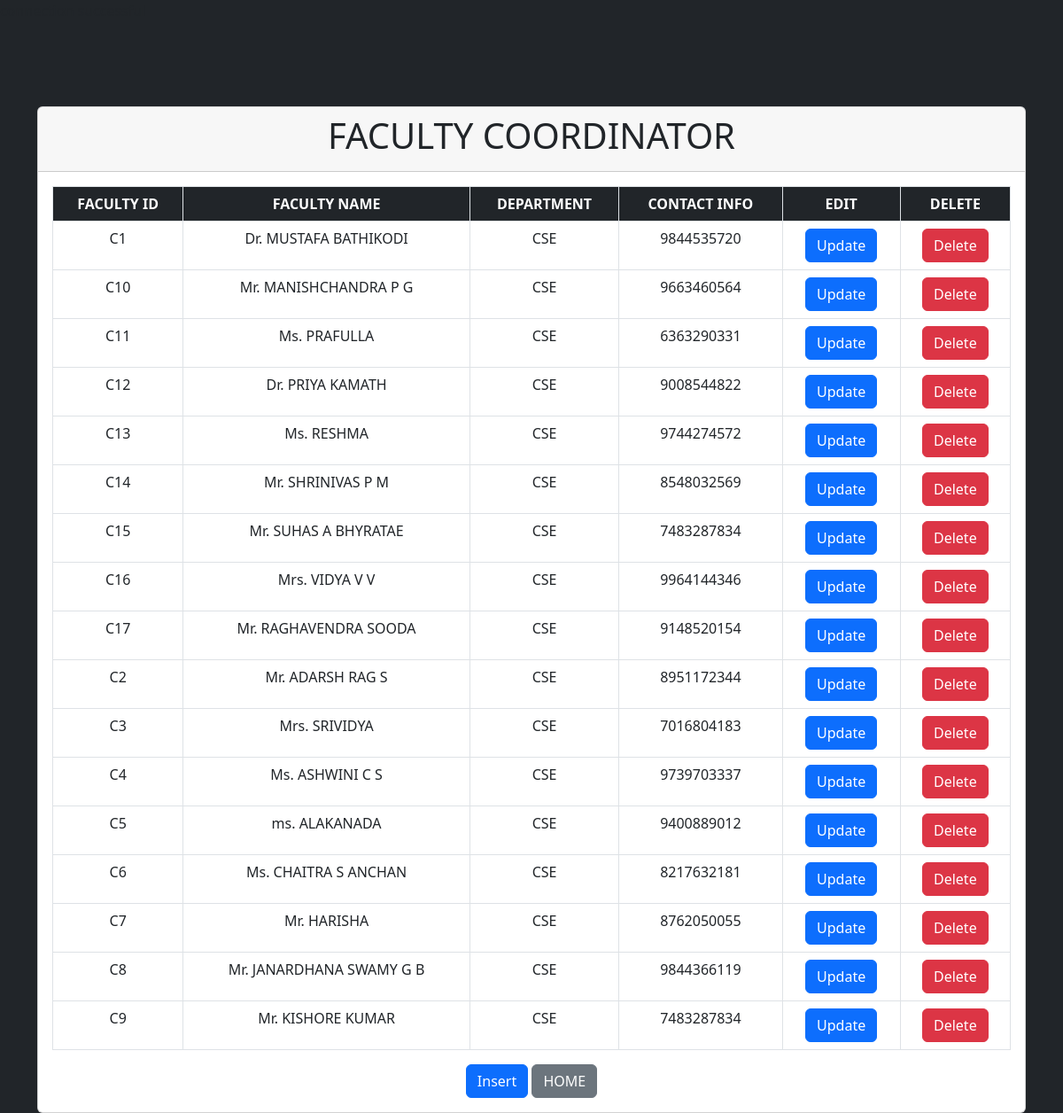
Page /FACULTY/index.php on the committed database.
### tables this page shows
CREATE TABLE `coordinator` (
  `c_id` varchar(25) NOT NULL,
  `c_name` varchar(25) DEFAULT NULL,
  `c_dept` varchar(25) DEFAULT NULL,
  `c_contact` bigint(10) DEFAULT NULL,
  `dept_id` varchar(25) DEFAULT NULL
);

### FACULTY/index.php (the view, shortened to what this page needs)
<?php
include 'connect.php';
?>
<!DOCTYPE html>
<html lang="en">
<head>
    <link href="https://cdn.jsdelivr.net/npm/bootstrap@5.2.3/dist/css/bootstrap.min.css" rel="stylesheet">
</head>
<body class="bg-dark">
    <div class="container">
        <div class="row mt-5">
            <div class="col">
                <div class="card mt-5">
                    <div class="card-header">
                        <h2 class="display-6 text-center"><strong>FACULTY COORDINATOR</strong></h2>
                    </div>
                    <div class="card-body">
                        <table class="table table-bordered text-center">
                            <thead class="bg-dark text-white">
                                <tr>
                                    <th>FACULTY ID</th>
                                    <th>FACULTY NAME</th>
                                    <th>DEPARTMENT</th>
                                    <th>CONTACT INFO</th>
                                    <th>EDIT</th>
                                    <th>DELETE</th>
                                </tr>
                            </thead>
                            <tbody>
                                <?php
                                $sql="Select * from `coordinator`";
                                $result=mysqli_query($con,$sql);
                                if($result){
                                    while($row=mysqli_fetch_assoc($result)){
                                        $c_id=$row['c_id'];
                                        $c_name=$row['c_name'];
                                        $c_dept=$row['c_dept'];
                                        $c_contact=$row['c_contact'];
                                        echo'
                                        <tr>
                                            <td>'.$c_id.'</td>
                                            <td>'.$c_name.'</td>
                                            <td>'.$c_dept.'</td>
                                            <td>'.$c_contact.'</td>
                                            <td>
                                                <a href="update.php?updateid='.$c_id.'" class="btn btn-primary">Update</a>
                                            </td>
                                            <td>
                                                <a href="delete.php?deleteid='.$c_id.'" class="btn btn-danger">Delete</a>
                                            </td>
                                        </tr>
                                        ';
                                    }
                                }
                                ?>
                            </tbody>
                        </table>
                        <div class="text-center mt-3">
                            <a href="insert.php" class="btn btn-primary">Insert</a>
                            <a href="../frontpage.php" class="btn btn-secondary">HOME</a>
                        </div>
                    </div>
                </div>
            </div>
        </div>
    </div>
</body>
</html>

### rows in the picture
coordinator: c_id "C1", c_name "Dr. MUSTAFA BATHIKODI", c_dept "CSE", c_contact "9844535720"
coordinator: c_id "C10", c_name "Mr. MANISHCHANDRA P G", c_dept "CSE", c_contact "9663460564"
coordinator: c_id "C11", c_name "Ms. PRAFULLA", c_dept "CSE", c_contact "6363290331"
coordinator: c_id "C12", c_name "Dr. PRIYA KAMATH", c_dept "CSE", c_contact "9008544822"
coordinator: c_id "C13", c_name "Ms. RESHMA", c_dept "CSE", c_contact "9744274572"
coordinator: c_id "C14", c_name "Mr. SHRINIVAS P M", c_dept "CSE", c_contact "8548032569"
coordinator: c_id "C15", c_name "Mr. SUHAS A BHYRATAE", c_dept "CSE", c_contact "7483287834"
coordinator: c_id "C16", c_name "Mrs. VIDYA V V", c_dept "CSE", c_contact "9964144346"
coordinator: c_id "C17", c_name "Mr. RAGHAVENDRA SOODA", c_dept "CSE", c_contact "9148520154"
coordinator: c_id "C2", c_name "Mr. ADARSH RAG S", c_dept "CSE", c_contact "8951172344"
coordinator: c_id "C3", c_name "Mrs. SRIVIDYA", c_dept "CSE", c_contact "7016804183"
coordinator: c_id "C4", c_name "Ms. ASHWINI C S", c_dept "CSE", c_contact "9739703337"
coordinator: c_id "C5", c_name "ms. ALAKANADA", c_dept "CSE", c_contact "9400889012"
coordinator: c_id "C6", c_name "Ms. CHAITRA S ANCHAN", c_dept "CSE", c_contact "8217632181"
coordinator: c_id "C7", c_name "Mr. HARISHA", c_dept "CSE", c_contact "8762050055"
coordinator: c_id "C8", c_name "Mr. JANARDHANA SWAMY G B", c_dept "CSE", c_contact "9844366119"
coordinator: c_id "C9", c_name "Mr. KISHORE KUMAR", c_dept "CSE", c_contact "7483287834"
